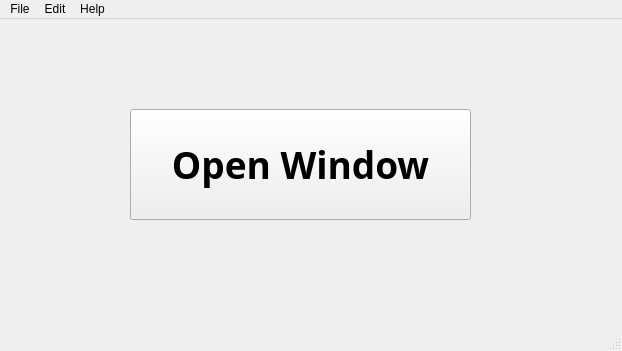
<?xml version="1.0" encoding="UTF-8"?>
<ui version="4.0">
 <class>MainWindow</class>
 <widget class="QMainWindow" name="MainWindow">
  <property name="geometry">
   <rect>
    <x>0</x>
    <y>0</y>
    <width>622</width>
    <height>351</height>
   </rect>
  </property>
  <property name="windowTitle">
   <string>MainWindow</string>
  </property>
  <widget class="QWidget" name="centralwidget">
   <widget class="QPushButton" name="pushButton">
    <property name="geometry">
     <rect>
      <x>130</x>
      <y>90</y>
      <width>341</width>
      <height>111</height>
     </rect>
    </property>
    <property name="font">
     <font>
      <family>Agency FB</family>
      <pointsize>28</pointsize>
      <weight>75</weight>
      <bold>true</bold>
     </font>
    </property>
    <property name="text">
     <string>Open Window</string>
    </property>
   </widget>
  </widget>
  <widget class="QMenuBar" name="menubar">
   <property name="geometry">
    <rect>
     <x>0</x>
     <y>0</y>
     <width>622</width>
     <height>26</height>
    </rect>
   </property>
   <widget class="QMenu" name="menuFile">
    <property name="title">
     <string>File</string>
    </property>
   </widget>
   <widget class="QMenu" name="menuEdit">
    <property name="title">
     <string>Edit</string>
    </property>
   </widget>
   <widget class="QMenu" name="menuHelp">
    <property name="title">
     <string>Help</string>
    </property>
   </widget>
   <addaction name="menuFile"/>
   <addaction name="menuEdit"/>
   <addaction name="menuHelp"/>
  </widget>
  <widget class="QStatusBar" name="statusbar"/>
 </widget>
 <resources/>
 <connections/>
</ui>
